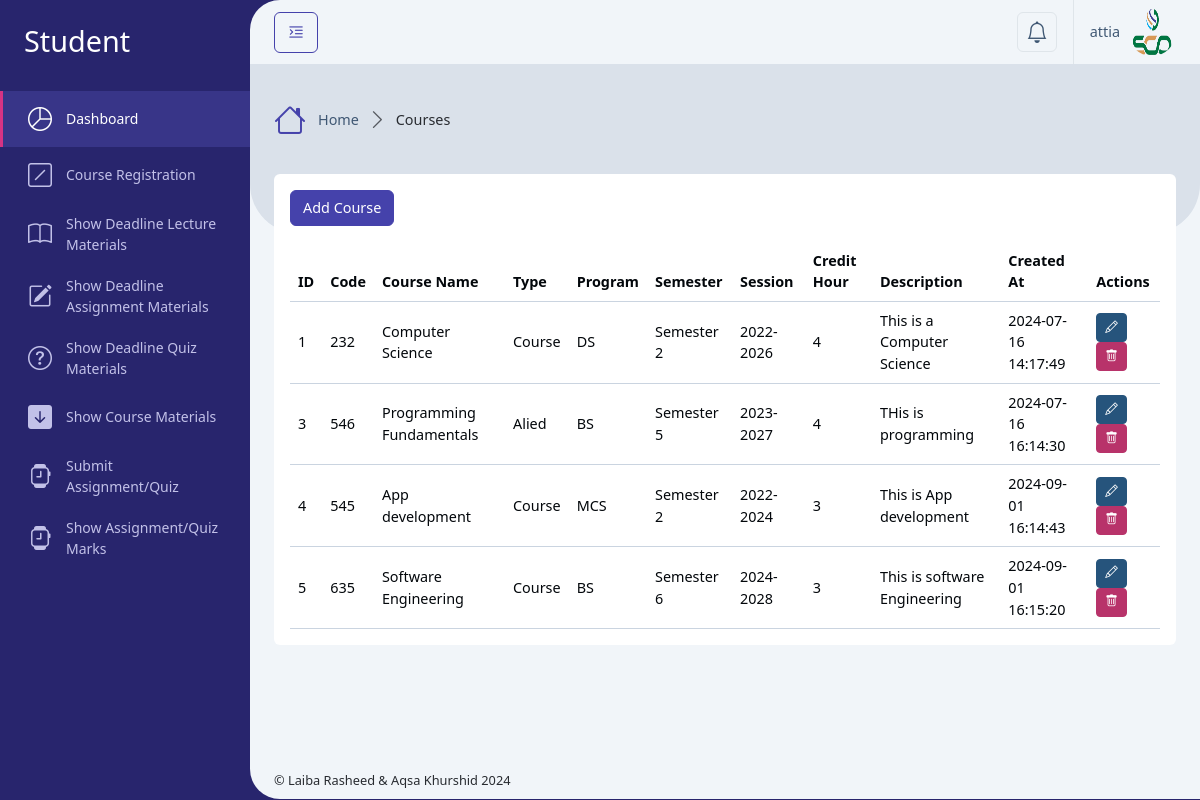
Screenshot of /Administrator/courses.php (signed in) with the database file from the repository.
### tables this page shows
CREATE TABLE `users` (
  `id` int(11) NOT NULL,
  `username` varchar(50) NOT NULL,
  `email` varchar(100) NOT NULL,
  `address` varchar(255) DEFAULT NULL,
  `phone` varchar(20) DEFAULT NULL,
  `department` varchar(255) DEFAULT NULL,
  `student_semester` varchar(100) DEFAULT NULL,
  `student_session` varchar(100) DEFAULT NULL,
  `instructor_education` varchar(255) DEFAULT NULL,
  `profile_photo` varchar(256) DEFAULT NULL,
  `password` varchar(255) NOT NULL,
  `role_id` int(11) NOT NULL,
  `isActive` tinyint(2) DEFAULT 0,
  `created_at` timestamp NOT NULL DEFAULT current_timestamp()
);

CREATE TABLE `courses` (
  `id` int(11) NOT NULL,
  `code` varchar(100) DEFAULT NULL,
  `name` varchar(255) NOT NULL,
  `type` varchar(100) DEFAULT 'Course',
  `description` text DEFAULT NULL,
  `program` varchar(100) DEFAULT NULL,
  `semester` varchar(100) DEFAULT NULL,
  `session` varchar(20) DEFAULT NULL,
  `credit_hour` int(10) DEFAULT 3,
  `created_at` timestamp NOT NULL DEFAULT current_timestamp()
);

### Administrator/courses.php (called while the page is built, shortened)
<?php
    require '../Database/config.php';
    $user = getUserData($_SESSION['user_id']);
    $sql = "SELECT * FROM courses";
    $result = $conn->query($sql);
    include '../setting/_Layout.php';
?>

### Database/config.php (called while the page is built, shortened)
<?php
    $servername = "localhost";
    $username = "root";
    $password = "";
    $dbname = "course_ms";
    $conn = new mysqli($servername, $username, $password, $dbname);
    function getUserData($user_id) {
        global $conn;
        $stmt = $conn->prepare("SELECT * FROM users WHERE id = ?");
        $stmt->bind_param("i", $user_id);
        $stmt->execute();
        $result = $stmt->get_result();
        return $result->fetch_assoc();
    }
?>

### Administrator/courses_content.php (the view, shortened to what this page needs)
<div class="row">
    <div class="col-xxl-12">
        <div class="card mb-4">
            <div class="card-body">
                <button class="btn btn-primary mb-3" data-bs-toggle="modal" data-bs-target="#createCourseModal">Add Course</button>
                <div class="table-responsive">
                    <table class="table align-middle table-hover m-0">
                        <thead>
                            <tr>
                                <th scope="col">ID</th>
                                <th scope="col">Code</th>
                                <th scope="col">Course Name</th>
                                <th scope="col">Type</th>
                                <th scope="col">Program</th>
                                <th scope="col">Semester</th>
                                <th scope="col">Session</th>
                                <th scope="col">Credit Hour</th>
                                <th scope="col">Description</th>
                                <th scope="col">Created At</th>
                                <th scope="col">Actions</th>
                            </tr>
                        </thead>
                        <tbody>
                            <?php
                            if ($result->num_rows > 0) {
                                while ($row = $result->fetch_assoc()) {
                                    ?>
                                    <tr>
                                        <td><?php echo htmlspecialchars($row['id']); ?></td>
                                        <td><?php echo htmlspecialchars($row['code']); ?></td>
                                        <td><?php echo htmlspecialchars($row['name']); ?></td>
                                        <td><?php echo htmlspecialchars($row['type']); ?></td>
                                        <td><?php echo htmlspecialchars($row['program']); ?></td>
                                        <td><?php echo htmlspecialchars($row['semester']); ?></td>
                                        <td><?php echo htmlspecialchars($row['session']); ?></td>
                                        <td><?php echo htmlspecialchars($row['credit_hour']); ?></td>
                                        <td><?php echo htmlspecialchars($row['description']); ?></td>
                                        <td><?php echo htmlspecialchars($row['created_at']); ?></td>
                                        <td>
                                            <button class="btn btn-info btn-sm" data-bs-toggle="modal" data-bs-target="#editCourseModal" onclick="setEditModalData(<?php echo htmlspecialchars(json_encode($row)); ?>)"><i class="bi bi-pencil"></i></button>
                                            <button class="btn btn-danger btn-sm" data-bs-toggle="modal" data-bs-target="#deleteCourseModal" onclick="setDeleteModalData(<?php echo $row['id']; ?>)"><i class="bi bi-trash"></i></button>
                                        </td>
                                    </tr>
                                    <?php
                                }
                            } else {
                                ?>
                                <tr>
                                    <td colspan="10">No courses found.</td>
                                </tr>
                                <?php
                            }
                            ?>
                        </tbody>
                    </table>
                </div>
            </div>
        </div>
    </div>
</div>

### setting/_Header.php (shortened to what this page needs)
<div class="app-header d-flex align-items-center">
    <div class="d-flex">
        <button class="btn btn-outline-primary me-2 pin-sidebar" id="pin-sidebar">
            <i class="bi bi-text-indent-left fs-5"></i>
        </button>
    </div>
    <div class="header-actions">
        <div class="dropdown ms-2">
            <a class="dropdown-toggle d-flex p-2 border rounded-2" href="#!" role="button" data-bs-toggle="dropdown"
                aria-expanded="false">
                <i class="bi bi-bell fs-4 lh-1"></i>
            </a>
        </div>
        <div class="dropdown ms-3">
            <a id="userSettings" class="dropdown-toggle d-flex py-2 align-items-center ps-3 border-start" href="#!"
                role="button" data-bs-toggle="dropdown" aria-expanded="false">
                <span class="d-none d-md-block me-2"><?php echo htmlspecialchars($user['username']); ?></span>
                <img src="../assets/uploads/<?php echo htmlspecialchars($user['profile_photo']); ?>" class="rounded-circle img-3x" alt="Bootstrap Gallery" />
            </a>
        </div>
    </div>
</div>

### rows the page displays
users: username "attia", profile_photo (picture)
courses: id "1", code "232", name "Computer Science", type "Course", program "DS", semester "Semester 2", session "2022-2026", credit_hour "4", description "This is a Computer Science", created_at "2024-07-16 14:17:49"
courses: id "3", code "546", name "Programming Fundamentals", type "Alied", program "BS", semester "Semester 5", session "2023-2027", credit_hour "4", description "THis is programming", created_at "2024-07-16 16:14:30"
courses: id "4", code "545", name "App development", type "Course", program "MCS", semester "Semester 2", session "2022-2024", credit_hour "3", description "This is App development", created_at "2024-09-01 16:14:43"
courses: id "5", code "635", name "Software Engineering", type "Course", program "BS", semester "Semester 6", session "2024-2028", credit_hour "3", description "This is software Engineering", created_at "2024-09-01 16:15:20"

### other values shown
$roleTitle "Student"
$title "Courses"
